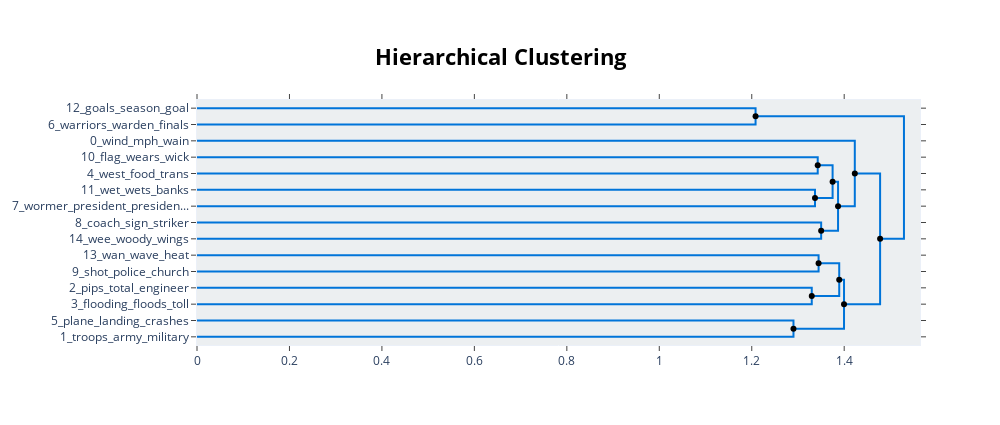

The code cell stored with this chart in its notebook:
### Code cell
topic_model.visualize_hierarchy(hierarchical_topics=hierarchical_topics)

### Figure 1 — Plotly figure (JSON) as saved in the notebook; plotly's stock layout.template omitted (floating-point values rounded to 4 significant figures)
{"data": [{"hoverinfo": "text", "marker": {"color": "rgb(0,116,217)"}, "mode": "lines", "text": ["goals_season_goal_hat_scored", "", "", "warriors_warden_finals_points_quarter"], "type": "scatter", "x": [0, 1.208, 1.208, 0], "xaxis": "x", "y": [-5, -5, -15, -15], "yaxis": "y"}, {"hoverinfo": "text", "marker": {"color": "rgb(0,116,217)"}, "mode": "lines", "text": ["flag_wears_wick_merchandise_flags", "", "", "west_food_trans_fats_restaurant"], "type": "scatter", "x": [0, 1.343, 1.343, 0], "xaxis": "x", "y": [-35, -35, -45, -45], "yaxis": "y"}, {"hoverinfo": "text", "marker": {"color": "rgb(0,116,217)"}, "mode": "lines", "text": ["wet_wets_banks_hitter_bank", "", "", "wormer_president_presidential_announces_web"], "type": "scatter", "x": [0, 1.337, 1.337, 0], "xaxis": "x", "y": [-55, -55, -65, -65], "yaxis": "y"}, {"hoverinfo": "text", "marker": {"color": "rgb(0,116,217)"}, "mode": "lines", "text": ["wet_wets_banks_hitter_bank", "", "", "wormer_president_presidential_announces_web"], "type": "scatter", "x": [1.343, 1.375, 1.375, 1.337], "xaxis": "x", "y": [-40, -40, -60, -60], "yaxis": "y"}, {"hoverinfo": "text", "marker": {"color": "rgb(0,116,217)"}, "mode": "lines", "text": ["wee_woody_wings_wax_wad", "", "", "coach_sign_striker_deal_head"], "type": "scatter", "x": [0, 1.35, 1.35, 0], "xaxis": "x", "y": [-75, -75, -85, -85], "yaxis": "y"}, {"hoverinfo": "text", "marker": {"color": "rgb(0,116,217)"}, "mode": "lines", "text": ["wee_woody_wings_wax_wad", "", "", "coach_sign_striker_deal_head"], "type": "scatter", "x": [1.375, 1.387, 1.387, 1.35], "xaxis": "x", "y": [-50, -50, -80, -80], "yaxis": "y"}, {"hoverinfo": "text", "marker": {"color": "rgb(0,116,217)"}, "mode": "lines", "text": ["wind_mph_wain_wash_wine", "", "", "coach_sign_striker_deal_head"], "type": "scatter", "x": [0, 1.423, 1.423, 1.387], "xaxis": "x", "y": [-25, -25, -65, -65], "yaxis": "y"}, {"hoverinfo": "text", "marker": {"color": "rgb(0,116,217)"}, "mode": "lines", "text": ["wan_wave_heat_people_walking", "", "", "shot_police_church_woof_shooting"], "type": "scatter", "x": [0, 1.345, 1.345, 0], "xaxis": "x", "y": [-95, -95, -105, -105], "yaxis": "y"}, {"hoverinfo": "text", "marker": {"color": "rgb(0,116,217)"}, "mode": "lines", "text": ["pips_total_engineer_cases_reports", "", "", "flooding_floods_toll_flood_storms"], "type": "scatter", "x": [0, 1.33, 1.33, 0], "xaxis": "x", "y": [-115, -115, -125, -125], "yaxis": "y"}, {"hoverinfo": "text", "marker": {"color": "rgb(0,116,217)"}, "mode": "lines", "text": ["pips_total_engineer_cases_reports", "", "", "flooding_floods_toll_flood_storms"], "type": "scatter", "x": [1.345, 1.389, 1.389, 1.33], "xaxis": "x", "y": [-100, -100, -120, -120], "yaxis": "y"}, {"hoverinfo": "text", "marker": {"color": "rgb(0,116,217)"}, "mode": "lines", "text": ["plane_landing_crashes_flight_ship", "", "", "troops_army_military_waterloo_soldiers"], "type": "scatter", "x": [0, 1.29, 1.29, 0], "xaxis": "x", "y": [-135, -135, -145, -145], "yaxis": "y"}, {"hoverinfo": "text", "marker": {"color": "rgb(0,116,217)"}, "mode": "lines", "text": ["plane_landing_crashes_flight_ship", "", "", "troops_plane_military_landing_crashes"], "type": "scatter", "x": [1.389, 1.4, 1.4, 1.29], "xaxis": "x", "y": [-110, -110, -140, -140], "yaxis": "y"}, {"hoverinfo": "text", "marker": {"color": "rgb(0,116,217)"}, "mode": "lines", "text": ["plane_landing_crashes_flight_ship", "", "", "troops_plane_military_landing_crashes"], "type": "scatter", "x": [1.423, 1.478, 1.478, 1.4], "xaxis": "x", "y": [-45, -45, -125, -125], "yaxis": "y"}, {"hoverinfo": "text", "marker": {"color": "rgb(0,116,217)"}, "mode": "lines", "text": ["goals_season_warriors_goal_warden", "", "", "troops_plane_military_landing_crashes"], "type": "scatter", "x": [1.208, 1.529, 1.529, 1.478], "xaxis": "x", "y": [-10, -10, -85, -85], "yaxis": "y"}, {"hoverinfo": "text", "hovertext": ["wet_wets_banks_hitter_bank", "wee_woody_wings_wax_wad", "pips_total_engineer_cases_reports", "plane_landing_crashes_flight_ship", "plane_landing_crashes_flight_ship", "goals_season_warriors_goal_warden"], "marker": {"color": "black"}, "mode": "markers", "showlegend": false, "type": "scatter", "x": [1.343, 1.375, 1.345, 1.389, 1.423, 1.208], "y": [-40, -50, -100, -110, -45, -10]}, {"hoverinfo": "text", "hovertext": ["wormer_president_presidential_announces_web", "coach_sign_striker_deal_head", "coach_sign_striker_deal_head", "flooding_floods_toll_flood_storms", "troops_plane_military_landing_crashes", "troops_plane_military_landing_crashes", "troops_plane_military_landing_crashes"], "marker": {"color": "black"}, "mode": "markers", "showlegend": false, "type": "scatter", "x": [1.337, 1.35, 1.387, 1.33, 1.29, 1.4, 1.478], "y": [-60, -80, -65, -120, -140, -125, -85]}], "layout": {"autosize": false, "height": 425, "hoverlabel": {"bgcolor": "white", "font": {"family": "Rockwell", "size": 16}}, "hovermode": "closest", "plot_bgcolor": "#ECEFF1", "showlegend": false, "title": {"font": {"color": "Black", "size": 22}, "text": "<b>Hierarchical Clustering", "x": 0.5, "xanchor": "center", "yanchor": "top"}, "width": 1000, "xaxis": {"mirror": "allticks", "rangemode": "tozero", "showgrid": false, "showline": true, "showticklabels": true, "ticks": "outside", "type": "linear", "zeroline": false}, "yaxis": {"mirror": "allticks", "range": [-150, 0], "rangemode": "tozero", "showgrid": false, "showline": true, "showticklabels": true, "tickmode": "array", "ticks": "outside", "ticktext": ["12_goals_season_goal", "6_warriors_warden_finals", "0_wind_mph_wain", "10_flag_wears_wick", "4_west_food_trans", "11_wet_wets_banks", "7_wormer_president_presiden...", "8_coach_sign_striker", "14_wee_woody_wings", "13_wan_wave_heat", "9_shot_police_church", "2_pips_total_engineer", "3_flooding_floods_toll", "5_plane_landing_crashes", "1_troops_army_military"], "tickvals": [-5, -15, -25, -35, -45, -55, -65, -75, -85, -95, -105, -115, -125, -135, -145], "type": "linear", "zeroline": false}}}
